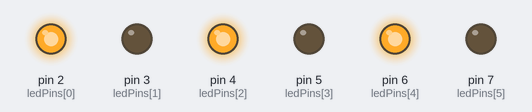
Simulated run of this sketch. Board: Arduino Uno, built with avr-gcc and run on an emulated ATmega328P. Parts: output pins drawn as LEDs (lit = HIGH).

Above: at 0.2 s.
At 1.7 s:
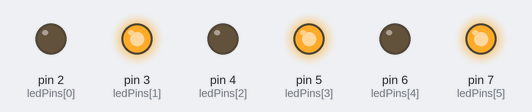
Timing chart, 0 to 3.0 s (numbered marks = the images above):
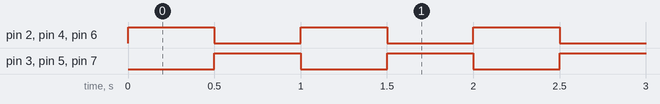

The sketch:

5.ODDandEvenLED.ino
```cpp
const int ledPins[] = {2, 3, 4, 5, 6, 7};
const int numLEDs = 6;
const int delayTime = 500;

void setup() {
  for (int i = 0; i < numLEDs; i++) {
    pinMode(ledPins[i], OUTPUT);
  }
}

void loop() {
  for (int i = 0; i < numLEDs; i++) {
    if ((i + 1) % 2 != 0) {
      digitalWrite(ledPins[i], HIGH);
    } else {
      digitalWrite(ledPins[i], LOW);
    }
  }
  delay(delayTime);

  for (int i = 0; i < numLEDs; i++) {
    if ((i + 1) % 2 == 0) {
      digitalWrite(ledPins[i], HIGH);
    } else {
      digitalWrite(ledPins[i], LOW);
    }
  }
  delay(delayTime);
}
```

Measured:
- by itself, pin 2 (ledPins[0]), pin 3 (ledPins[1]), pin 4 (ledPins[2]), pin 5 (ledPins[3]), pin 6 (ledPins[4]), pin 7 (ledPins[5]): alternates HIGH for 0.50 s and LOW for 0.50 s
